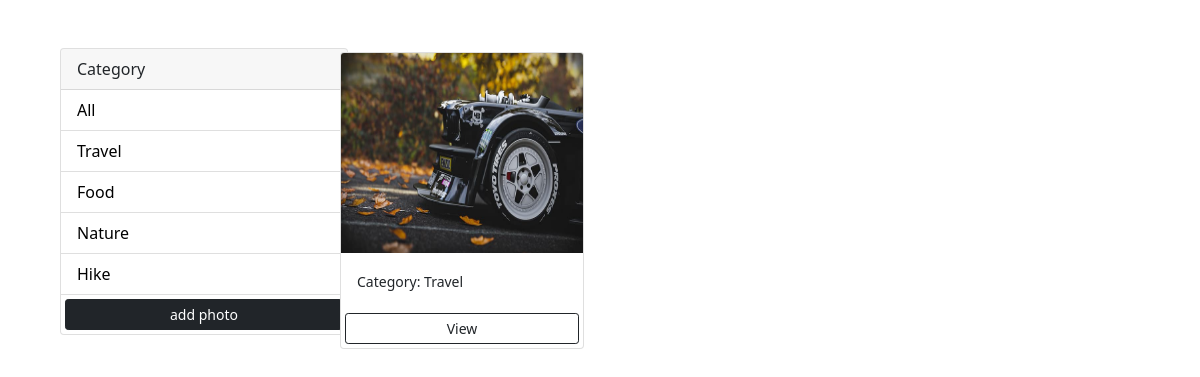
The app's page /?category=Travel, older data.
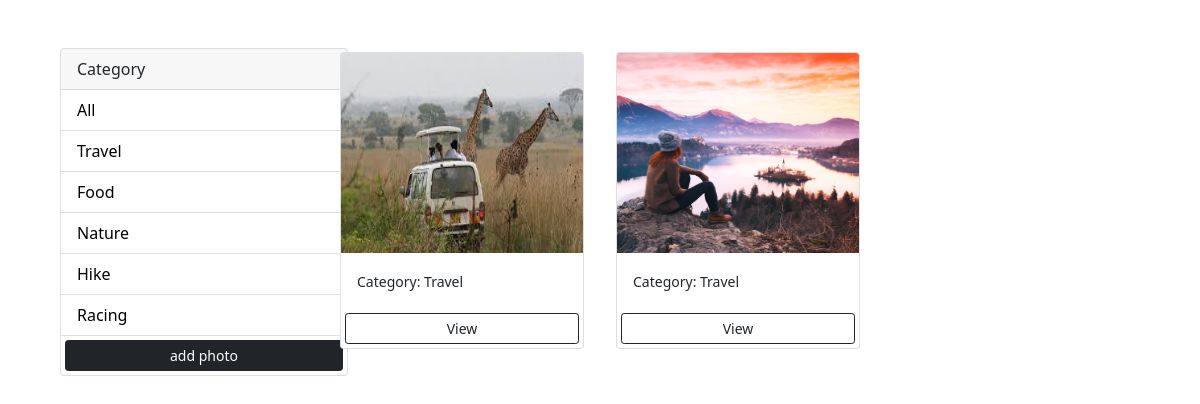
The same page, newer data.
### photos/models.py (models this page shows, shortened)
class Category(models.Model):
    name = models.CharField(max_length=100,null=False, blank=False)

class Photo(models.Model):
    category = models.ForeignKey(Category,on_delete=models.SET_NULL,null=True,blank=True)
    image = models.ImageField(null=False, blank=False)
    description = models.TextField(max_length=500,null=False, blank=False)

### photos/views.py (the view)
# urls.py: path('',views.gallery,name='gallery'),
def gallery(request):
    category = request.GET.get('category')
    if category is None:
        photos = Photo.objects.all()
    else:
        photos = Photo.objects.filter(category__name__contains = category)
    categories = Category.objects.all()
    context = {'categories': categories,'photos': photos}
    return render(request, 'photos/gallery.html', context)

### photos/templates/photos/gallery.html (shortened to what this page needs)
<!DOCTYPE html>
<html lang="en">
<head>
    <link href="https://cdn.jsdelivr.net/npm/bootstrap@5.0.2/dist/css/bootstrap.min.css" rel="stylesheet">
    {% load static %}
      <link rel="stylesheet" href="{% static 'css/main.css' %}">
</head>
<body class="m-5">
    <div class="container">
       <div class="row">
           <div class="col-md-3">
            <div class="card" style="width: 18rem;">
                <div class="card-header">
                  Category
                </div>
                <ul class="list-group list-group-flush " id="ul">
                  <li class="list-group-item">
                      <a href="{% url 'gallery' %}" id="links">All</a>
                  </li>
                  {% for category in categories %}
                  <li class="list-group-item">
                      <a href="{% url 'gallery' %}?category={{ category.name }}">{{ category.name}}</a>
                  </li>
                  {% endfor %}
                    <a class="btn btn-dark btn-block btn-sm m-1" href="{% url 'add' %}">add photo</a>
                </ul>
              </div>
           </div>
           <div class="col-md-9">
                <div class="row">
                    {% for photo in photos %}
                    <div class="col-md-4">
                        <div class="card m-1" id="card">
                            <img src="{{  photo.image.url }}" class="card-img-top" alt="..." style="width: 100%;">
                            <div class="card-body">
                                <small>Category: {{photo.category.name}}</small>
                            </div>
                            <a class="btn btn-outline-dark btn-sm m-1" href="{% url 'photo' photo.id %}">View</a>
                          </div>
                    </div>
                    {% empty %}
                    <h3>no photos...</h3>
                    {% endfor %}
                </div>
           </div>
       </div>
    </div>
</body>
</html>

### photos/static/css/main.css (style rules this page uses)
.card-img-top { height: 200px; width: 100%; }
.list-group-item a { text-decoration: none; color: black !important; }

Row changes from the older to the newer data that the page shows:
removed Photo: image (picture), category.name "Travel"
added Category: name "Racing"
added Photo: image (picture), category.name "Travel"
added Photo: image (picture), category.name "Travel"
